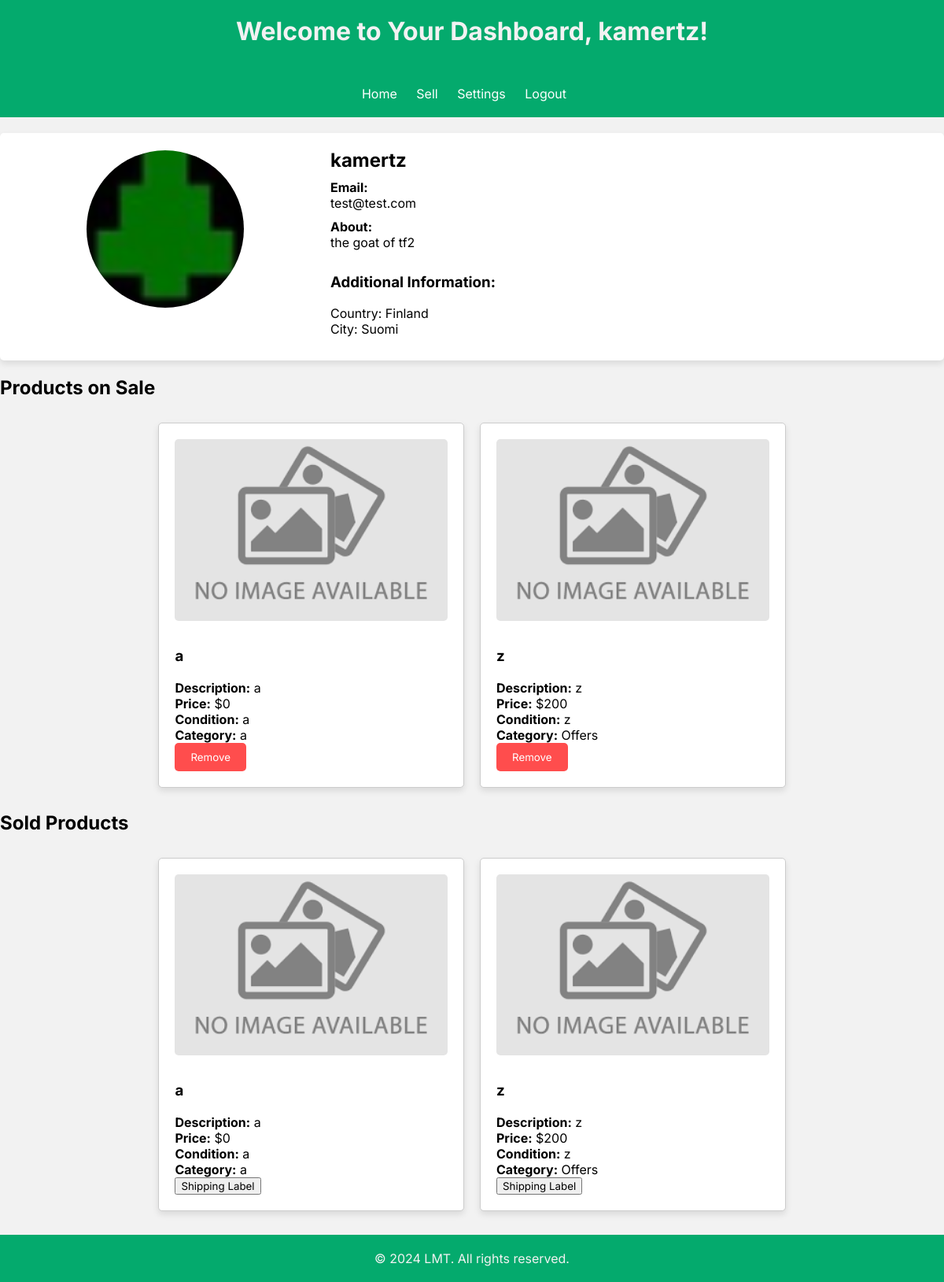
Page /pages/profile/profile.php (signed in) on the committed database.
### tables this page shows
CREATE TABLE users (
    id INTEGER PRIMARY KEY AUTOINCREMENT,
    username VARCHAR(100) NOT NULL,
    email VARCHAR(255) NOT NULL,
    password VARCHAR NOT NULL,
    permissions VARCHAR(50) NOT NULL DEFAULT 'user',
    created_at TIMESTAMP DEFAULT CURRENT_TIMESTAMP,
    small_description VARCHAR(255),
    country Varchar(50),
    city VARCHAR(50) ,
    phone_number VARCHAR(13) UNIQUE,
    image VARCHAR DEFAULT '../../../assets/Default_pfp.svg.png'
);

CREATE TABLE products(
    id INTEGER PRIMARY KEY AUTOINCREMENT,
    title VARCHAR(255) NOT NULL,
    description TEXT NOT NULL,
    price DECIMAL(10, 2) NOT NULL,
    condition VARCHAR(50),
    category VARCHAR(100),
    seller_id INT NOT NULL,
    quantity INTEGER DEFAULT 1,
    created_at TIMESTAMP DEFAULT CURRENT_TIMESTAMP,
    updated_at TIMESTAMP DEFAULT CURRENT_TIMESTAMP
);

CREATE TABLE images(
    id INTEGER PRIMARY KEY AUTOINCREMENT,
    title VARCHAR(50) REFERENCES products(title),
    img_url VARCHAR DEFAULT '../../assets/images.png',--remover isto da db
    carousel_img VARCHAR DEFAULT '../../assets/images.png',
    product_id INTEGER,
    FOREIGN KEY (product_id) REFERENCES products(id)
);

CREATE TABLE sold_products (
    id INTEGER PRIMARY KEY AUTOINCREMENT,
    product_id INTEGER NOT NULL,
    user_id INTEGER NOT NULL,
    seller_id INTEGER NOT NULL,
    FOREIGN KEY (product_id) REFERENCES products(id),
    FOREIGN KEY (user_id) REFERENCES users(id),
    FOREIGN KEY (seller_id) REFERENCES users(id)
);

### pages/profile/profile.php (called while the page is built, shortened)
<?php
require_once '../../database/read_tables.php';
require_once '../../common/dashboard_header.php';
require_once '../../common/dashboard_footer.php';
require_once '../../templates/profile_page.php';
require_once '../../utils/getters.php';
$db = getDatabaseConnection();
$username = $_SESSION['username'];
$row = getUserByUsername($db, $username);
$products = getProductsBySellerId($db, $row['id']);
$sold_products = getSoldProductsBySellerId($db, $row['id']);
draw_profile_main($row, $username, $products, $sold_products, $db);
?>

### utils/getters.php (called while the page is built, shortened)
<?php
function getUserByUsername($db, $username)
{
    $query = "SELECT * FROM users WHERE username = :username";
    $stmt = $db->prepare($query);
    $stmt->bindParam(":username", $username);
    $stmt->execute();
    $row = $stmt->fetch(PDO::FETCH_ASSOC);
    return $row;
}
function getProductsBySellerId($db, $sellerId)
{
    $product_query = "SELECT * FROM products WHERE seller_id = :seller_id";
    $product_stmt = $db->prepare($product_query);
    $product_stmt->bindParam(":seller_id", $sellerId);
    $product_stmt->execute();
    $products = $product_stmt->fetchAll(PDO::FETCH_ASSOC);
    return $products;
}
function fetchData($db, $query, $params = [])
{
    $stmt = $db->prepare($query);
    $stmt->execute($params);
    return $stmt->fetch(PDO::FETCH_ASSOC);
}
    function getSoldProductsBySellerId($db, $sellerId) {
        $query = "
            SELECT sp.*, p.title AS product_title, u.username AS buyer_username
            FROM sold_products sp
            JOIN products p ON sp.product_id = p.id
            JOIN users u ON sp.user_id = u.id
            WHERE sp.seller_id = :seller_id ";
        $stmt = $db->prepare($query);
        $stmt->bindParam(":seller_id", $sellerId, PDO::PARAM_INT);
        $stmt->execute();
        $sold_products = $stmt->fetchAll(PDO::FETCH_ASSOC);
        return $sold_products;
    }
?>

### templates/profile_page.php (the view, shortened to what this page needs)
<?php
function draw_profile_main($row, $username, $products, $sold_products, $db)
{
    ?>
    <main>
        <section class="profile">
            <section class="profile-image-container">
                <img src="<?php echo htmlspecialchars($row['image']); ?>" alt="Profile Picture">
            </section>
            <section class="profile-details">
                <h2><?php echo htmlspecialchars($row['username']); ?></h2>
                <section class="profile-info">
                    <label>Email:</label>
                    <p><?php echo htmlspecialchars($row['email']); ?></p>
                </section>
                <?php if (!empty(trim($row['small_description']))): ?>
                    <section class="profile-info">
                        <label>About:</label>
                        <p><?php echo htmlspecialchars($row['small_description']); ?></p>
                    </section>
                <?php endif; ?>
                <?php if (!empty(trim($row['country'])) || !empty(trim($row['city'])) || !empty(trim($row['phone_number']))): ?>
                    <section class="profile-info">
                        <h3>Additional Information:</h3>
                        <?php if (!empty(trim($row['country']))): ?>
                            <p>Country: <?php echo htmlspecialchars($row['country']); ?></p>
                        <?php endif; ?>
                        <?php if (!empty(trim($row['city']))): ?>
                            <p>City: <?php echo htmlspecialchars($row['city']); ?></p>
                        <?php endif; ?>
                    </section>
                <?php endif; ?>
            </section>
        </section>
        <section>
            <h2>Products on Sale</h2>
            <section class="products-container">
                <?php foreach ($products as $product):
                    $product_id = $product['id'];
                    $productImage = fetchData($db, 'SELECT carousel_img FROM images WHERE product_id = :product_id LIMIT 1', [':product_id' => $product_id]);
                    ?>
                    <section class="product-card">
                        <img src="<?php echo htmlspecialchars($productImage['carousel_img']); ?>" alt="Product Image">
                        <h3><?php echo htmlspecialchars($product['title']); ?></h3>
                        <p><strong>Description:</strong> <?php echo htmlspecialchars($product['description']); ?></p>
                        <p><strong>Price:</strong> $<?php echo htmlspecialchars($product['price']); ?></p>
                        <p><strong>Condition:</strong> <?php echo htmlspecialchars($product['condition']); ?></p>
                        <p><strong>Category:</strong> <?php echo htmlspecialchars($product['category']); ?></p>
                        <form method="post" action="../../actions/remove_product.php">
                            <button type="submit" id="remove-button">Remove</button>
                        </form>
                    </section>
                <?php endforeach; ?>
            </section>
        </section>
        <section>
            <h2>Sold Products</h2>
            <section class="products-container">
                <?php if (empty($sold_products)) { ?>
                    <section class="column" style="width:100%;">
                        <h3>No products yet</h3>
                    </section>
                <?php } else {
                    foreach ($sold_products as $product) {
                        $product_id = $product['product_id'];
                        $product_details = fetchData($db, 'SELECT * FROM products WHERE id = :product_id', [':product_id' => $product_id]);
                        $product_image = fetchData($db, 'SELECT carousel_img FROM images WHERE product_id = :product_id LIMIT 1', [':product_id' => $product_id]);
                        ?>
                        <section class="product-card">
                            <img src="<?php echo htmlspecialchars($product_image['carousel_img']); ?>" alt="Product Image">
                            <h3><?php echo htmlspecialchars($product_details['title']); ?></h3>
                            <p><strong>Description:</strong> <?php echo htmlspecialchars($product_details['description']); ?></p>
                            <p><strong>Price:</strong> $<?php echo htmlspecialchars($product_details['price']); ?></p>
                            <p><strong>Condition:</strong> <?php echo htmlspecialchars($product_details['condition']); ?></p>
                            <p><strong>Category:</strong> <?php echo htmlspecialchars($product_details['category']); ?></p>
                            <a href="../../pages/shipping_label/shipping_label.php?sold_product_id=<?php echo htmlspecialchars($product['id']); ?>" target="_blank">
                                <button>Shipping Label</button>
                            </a>
                        </section>
                    <?php }
                } ?>
            </section>
        </section>
    </main>
    <?php
}
?>

### css/dashboard.css (style rules this page uses)
* { font-family: "Inter", sans-serif; }
body, h1, h2, p, ul, li { margin: 0; padding: 0; }
body { background-color: #f2f2f2; }
.profile-details { flex: 2; display: flex; flex-direction: column; justify-content: center; }
.profile-details h2 { margin-bottom: 10px; }
.profile-info { margin-bottom: 10px; }
.profile-info label { font-weight: bold; margin-right: 10px; }
.products-container { display: flex; flex-wrap: wrap; justify-content: center; padding: 20px; }
.product-card { border: 1px solid #ccc; border-radius: 5px; padding: 20px; margin: 10px; width: calc(33.33% - 40px); background-color: #fff; box-shadow: 0 4px 8px rgba(0, 0, 0, 0.1); }
.product-card img { width: 100%; border-radius: 5px; margin-bottom: 10px; }
#remove-button { background-color: #ff4d4d; color: white; border: none; padding: 10px 20px; border-radius: 5px; cursor: pointer; transition: background-color 0.3s; }

### css/profile_image.css (style rules this page uses)
.profile { display: flex; flex-wrap: wrap; justify-content: center; padding: 20px; background-color: #fff; margin: 20px auto; box-shadow: 0 4px 8px rgba(0, 0, 0, 0.1); border-radius: 5px; }
.profile-image-container { flex: 1; text-align: center; margin-right: 20px; }
.profile-image-container img { width: 200px; height: 200px; object-fit: cover; border-radius: 50%; border: 2px solid #fff; }

### rows in the picture
users: image (picture), username "kamertz", email "test@test.com", small_description "the goat of tf2", country "Finland", city "Suomi"
products: images.carousel_img (picture), title "a", description "a", price "0", condition "a", category "a"
products: images.carousel_img (picture), title "z", description "z", price "200", condition "z", category "Offers"
sold_products: images.carousel_img (picture), product.title "a", product.description "a", product.price "0", product.condition "a", product.category "a"
sold_products: images.carousel_img (picture), product.title "z", product.description "z", product.price "200", product.condition "z", product.category "Offers"

### other values in the picture
$username "kamertz"
